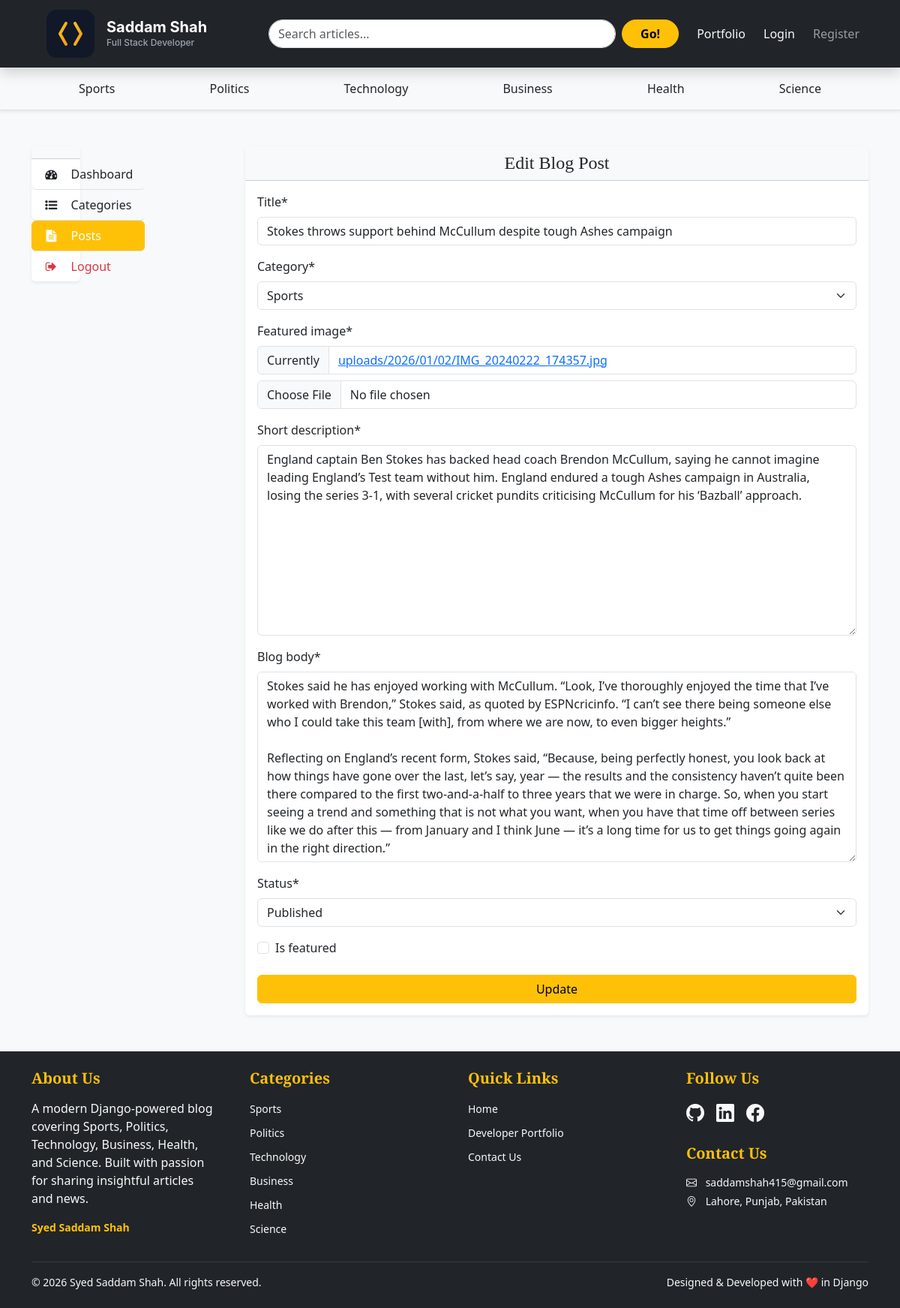
The page /dashboard/posts/edit/22/ on the database as committed earlier.
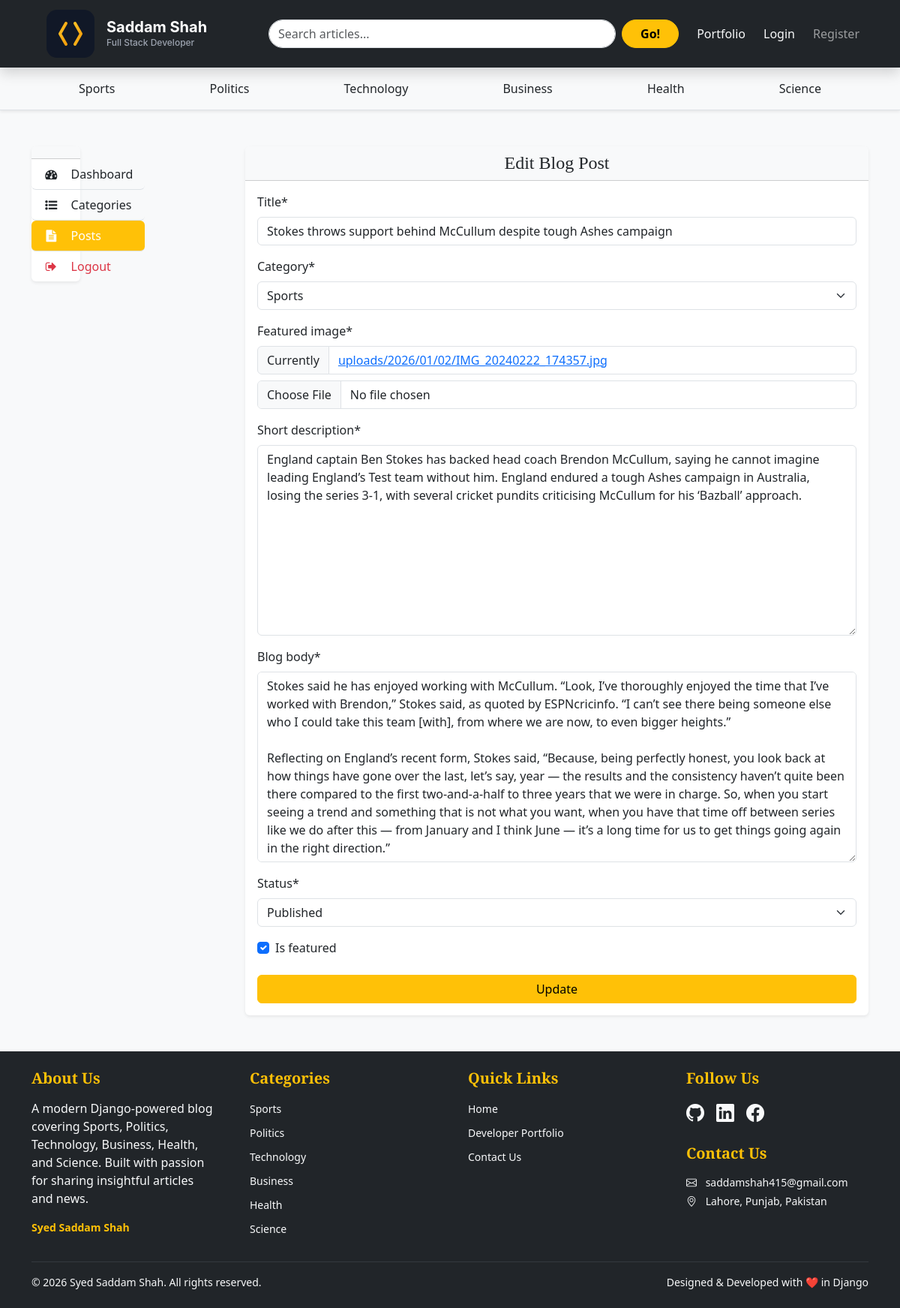
The same page on the database as committed later.
### blogs/models.py (models this page shows, shortened)
class Blog(models.Model):
    title = models.CharField(max_length=100)
    slug = models.SlugField(max_length=150, unique=True, blank=True)
    category = models.ForeignKey(Category, on_delete=models.CASCADE)
    author = models.ForeignKey(User, on_delete=models.CASCADE)
    featured_image = models.ImageField(upload_to='uploads/%Y/%m/%d')
    short_description = models.TextField(max_length=500)
    blog_body = models.TextField(max_length=2000)
    status = models.CharField(max_length = 20, choices = STATUS_CHOICES, default = 'Draft')
    is_featured = models.BooleanField(default=True)
    created_at = models.DateTimeField(auto_now_add=True)
    updated_at = models.DateTimeField(auto_now=True)

### dashboards/views.py (the view, shortened to what this page needs)
# urls.py: path('posts/edit/<int:pk>/', views.edit_post, name = 'edit_post'),
def edit_post(request, pk):
    post = get_object_or_404(Blog, pk=pk)
    form = BlogPostForm(instance=post)
    context = {
        'form' : form,
        'post' : post,
    }
    return render(request, 'dashboard/edit_post.html', context)

### dashboards/forms.py
class BlogPostForm(forms.ModelForm):
    class Meta:
        model = Blog
        fields = ('title', 'category', 'featured_image', 'short_description', 'blog_body', 'status', 'is_featured')

### blogs/context_processors.py (called while the page is built)
def get_categories(request):
    categories = Category.objects.all()
    return dict(categories = categories)

def get_social_links(request):
    social_links = SocialLink.objects.all()
    return dict(social_links = social_links)

### blogs/models.py (called while the page is built)
    def __str__(self):
        return self.category_name

### templates/dashboard/edit_post.html (shortened to what this page needs)
{% extends 'base.html' %}
{% block content %}
{% load crispy_forms_tags %}
<div class="container my-5">
    <div class="row">
        <div class="col-lg-3 mb-4 mb-lg-0">
            {% include 'dashboard/sidebar.html' %}
        </div>
        <div class="col-lg-9">
            <div class="card shadow-sm border-0">
                <div class="card-header bg-light text-center">
                    <h4 class="mb-0">Edit Blog Post</h4>
                </div>
                <div class="card-body">
                    <form action="{% url 'edit_post' post.id %}" method="POST" enctype="multipart/form-data">
                        {{ form|crispy }}
                        <div class="d-grid mt-4">
                            <button type="submit" class="btn btn-warning">Update</button>
                        </div>
                    </form>
                </div>
            </div>
        </div>
    </div>
</div>
{% endblock %}

Rows that differ between the two databases and show on the page:
changed Blog "Stokes throws support behind McCullum despite tough Ashes campaign": is_featured "☐" → "☑"
